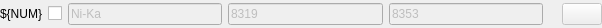
<?xml version="1.0" encoding="UTF-8"?>
<ui version="4.0">
 <class>Form</class>
 <widget class="QWidget" name="Form">
  <property name="geometry">
   <rect>
    <x>0</x>
    <y>0</y>
    <width>602</width>
    <height>28</height>
   </rect>
  </property>
  <property name="windowTitle">
   <string>Form</string>
  </property>
  <property name="autoFillBackground">
   <bool>true</bool>
  </property>
  <property name="styleSheet">
   <string notr="true"/>
  </property>
  <layout class="QHBoxLayout" name="horizontalLayout_3">
   <property name="leftMargin">
    <number>0</number>
   </property>
   <property name="topMargin">
    <number>0</number>
   </property>
   <property name="rightMargin">
    <number>0</number>
   </property>
   <property name="bottomMargin">
    <number>0</number>
   </property>
   <item>
    <widget class="QWidget" name="widget" native="true">
     <layout class="QHBoxLayout" name="horizontalLayout">
      <property name="leftMargin">
       <number>0</number>
      </property>
      <property name="topMargin">
       <number>0</number>
      </property>
      <property name="rightMargin">
       <number>0</number>
      </property>
      <property name="bottomMargin">
       <number>0</number>
      </property>
      <item>
       <widget class="PyDMLabel" name="roi_index_label">
        <property name="sizePolicy">
         <sizepolicy hsizetype="Minimum" vsizetype="Preferred">
          <horstretch>0</horstretch>
          <verstretch>0</verstretch>
         </sizepolicy>
        </property>
        <property name="minimumSize">
         <size>
          <width>20</width>
          <height>0</height>
         </size>
        </property>
        <property name="maximumSize">
         <size>
          <width>16777215</width>
          <height>16777215</height>
         </size>
        </property>
        <property name="baseSize">
         <size>
          <width>20</width>
          <height>0</height>
         </size>
        </property>
        <property name="toolTip">
         <string/>
        </property>
        <property name="text">
         <string>${NUM}</string>
        </property>
        <property name="alignment">
         <set>Qt::AlignRight|Qt::AlignTrailing|Qt::AlignVCenter</set>
        </property>
       </widget>
      </item>
      <item>
       <widget class="PyDMCheckbox" name="enabled_checkbox">
        <property name="toolTip">
         <string/>
        </property>
        <property name="PyDMToolTip" stdset="0">
         <string>Enable or disable this ROI.

Data will be saved either way, but disabled channels will not appear in the list of hinted signals.</string>
        </property>
        <property name="channel" stdset="0">
         <string>oph://${DEV}.mcas.mca${MCA}.rois.roi${ROI}.use</string>
        </property>
       </widget>
      </item>
      <item>
       <widget class="QWidget" name="roi_controls_layout" native="true">
        <property name="enabled">
         <bool>false</bool>
        </property>
        <layout class="QHBoxLayout" name="horizontalLayout_2">
         <property name="leftMargin">
          <number>0</number>
         </property>
         <property name="topMargin">
          <number>3</number>
         </property>
         <property name="rightMargin">
          <number>0</number>
         </property>
         <property name="bottomMargin">
          <number>3</number>
         </property>
         <item>
          <widget class="PyDMLineEdit" name="label_lineedit">
           <property name="sizePolicy">
            <sizepolicy hsizetype="Expanding" vsizetype="Fixed">
             <horstretch>0</horstretch>
             <verstretch>0</verstretch>
            </sizepolicy>
           </property>
           <property name="maximumSize">
            <size>
             <width>16777215</width>
             <height>16777215</height>
            </size>
           </property>
           <property name="baseSize">
            <size>
             <width>0</width>
             <height>0</height>
            </size>
           </property>
           <property name="toolTip">
            <string/>
           </property>
           <property name="text">
            <string>Ni-Ka</string>
           </property>
           <property name="placeholderText">
            <string>ROI Name</string>
           </property>
           <property name="channel" stdset="0">
            <string>oph://${DEV}.mcas.mca${MCA}.rois.roi${ROI}.label</string>
           </property>
           <property name="displayFormat" stdset="0">
            <enum>PyDMLineEdit::String</enum>
           </property>
          </widget>
         </item>
         <item>
          <widget class="PyDMLineEdit" name="lower_lineedit">
           <property name="toolTip">
            <string/>
           </property>
           <property name="text">
            <string>8319</string>
           </property>
           <property name="placeholderText">
            <string>Lower bound</string>
           </property>
           <property name="PyDMToolTip" stdset="0">
            <string>The channel number at the low end of the ROI.</string>
           </property>
           <property name="channel" stdset="0">
            <string>oph://${DEV}.mcas.mca${MCA}.rois.roi${ROI}.lo_chan</string>
           </property>
           <property name="displayFormat" stdset="0">
            <enum>PyDMLineEdit::Decimal</enum>
           </property>
          </widget>
         </item>
         <item>
          <widget class="PyDMLineEdit" name="upper_lineedit">
           <property name="toolTip">
            <string/>
           </property>
           <property name="text">
            <string>8353</string>
           </property>
           <property name="placeholderText">
            <string>Upper bound</string>
           </property>
           <property name="PyDMToolTip" stdset="0">
            <string>The channel number at the low end of the ROI.</string>
           </property>
           <property name="channel" stdset="0">
            <string>oph://${DEV}.mcas.mca${MCA}.rois.roi${ROI}.hi_chan</string>
           </property>
           <property name="displayFormat" stdset="0">
            <enum>PyDMLineEdit::Decimal</enum>
           </property>
          </widget>
         </item>
         <item>
          <widget class="PyDMLabel" name="size_label">
           <property name="toolTip">
            <string/>
           </property>
           <property name="PyDMToolTip" stdset="0">
            <string>The size of the ROI, in number of channels.</string>
           </property>
           <property name="channel" stdset="0">
            <string>oph://${DEV}.mcas.mca${MCA}.rois.roi${ROI}.size</string>
           </property>
          </widget>
         </item>
         <item>
          <widget class="QPushButton" name="set_roi_button">
           <property name="toolTip">
            <string>Select this ROI to be shown on the plot.</string>
           </property>
           <property name="text">
            <string/>
           </property>
           <property name="iconSize">
            <size>
             <width>12</width>
             <height>12</height>
            </size>
           </property>
           <property name="checkable">
            <bool>true</bool>
           </property>
          </widget>
         </item>
        </layout>
       </widget>
      </item>
     </layout>
    </widget>
   </item>
  </layout>
 </widget>
 <customwidgets>
  <customwidget>
   <class>PyDMLabel</class>
   <extends>QLabel</extends>
   <header>pydm.widgets.label</header>
  </customwidget>
  <customwidget>
   <class>PyDMCheckbox</class>
   <extends>QCheckBox</extends>
   <header>pydm.widgets.checkbox</header>
  </customwidget>
  <customwidget>
   <class>PyDMLineEdit</class>
   <extends>QLineEdit</extends>
   <header>pydm.widgets.line_edit</header>
  </customwidget>
 </customwidgets>
 <resources/>
 <connections>
  <connection>
   <sender>enabled_checkbox</sender>
   <signal>toggled(bool)</signal>
   <receiver>roi_controls_layout</receiver>
   <slot>setEnabled(bool)</slot>
   <hints>
    <hint type="sourcelabel">
     <x>20</x>
     <y>23</y>
    </hint>
    <hint type="destinationlabel">
     <x>286</x>
     <y>24</y>
    </hint>
   </hints>
  </connection>
 </connections>
</ui>
